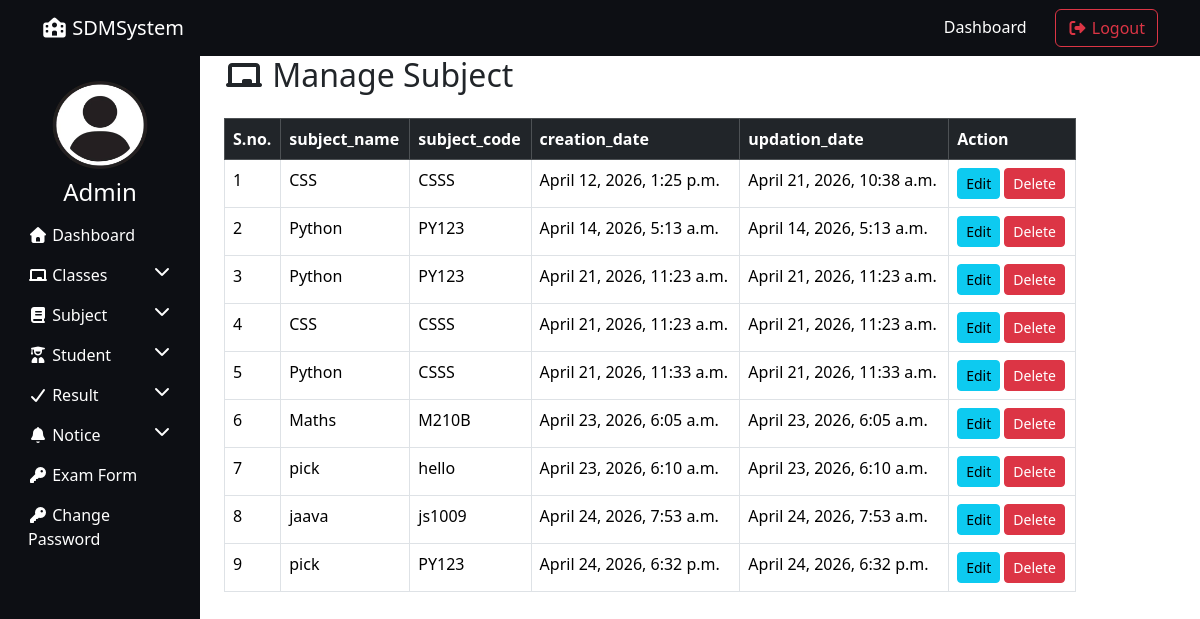
The app's page /manage_subject/ (signed in) with its own data.
### resultapp/models.py (models this page shows, shortened)
class Subject(models.Model):
    subject_name = models.CharField(max_length=100)
    subject_code = models.CharField(max_length=20)
    creation_date = models.DateTimeField(auto_now_add=True)
    updation_date = models.DateTimeField(auto_now=True)

### resultapp/views.py (the view, shortened to what this page needs)
# urls.py: path('manage_subject/',manage_subject,name="manage_subject"),
@login_required
def manage_subject(request):
    subjects = Subject.objects.all()
    return render(request,"manage_subject.html",locals())

### resultapp/templates/manage_subject.html (shortened to what this page needs)
{% extends "admin_base.html" %}
{% load static %}
{%block content%}
   <div class="container">
    <h2 class="mb-4">
        <i class="fas fa-chalkboard"></i> Manage Subject
    </h2>
    <table class="table table-bordered">
        <thead class="table-dark">
            <tr>
                <th>S.no.</th>
                <th>subject_name</th>
                <th>subject_code</th>
                <th>creation_date</th>
                <th>updation_date</th>
                <th>Action</th>
            </tr>
        </thead>
       <tbody>
    {% for i in subjects %}
    <tr>
        <td>{{ forloop.counter }}</td>
        <td>{{ i.subject_name }}</td>
        <td>{{ i.subject_code }}</td>
        <td>{{ i.creation_date }}</td>
        <td>{{ i.updation_date }}</td>
        <td>
            <a href="{% url 'edit_subject' i.id %}" class="btn btn-info btn-sm">Edit</a>
            <a href="?delete={{ i.id }}" class="btn btn-danger btn-sm">Delete</a>
        </td>
    </tr>
    {% endfor %}
</tbody>
    </table>
   </div>
   </div>
    {%endblock %}

### records on screen
Subject: subject_name "CSS", subject_code "CSSS", creation_date "April 12, 2026, 1:25 p.m.", updation_date "April 21, 2026, 10:38 a.m."
Subject: subject_name "Python", subject_code "PY123", creation_date "April 14, 2026, 5:13 a.m.", updation_date "April 14, 2026, 5:13 a.m."
Subject: subject_name "Python", subject_code "PY123", creation_date "April 21, 2026, 11:23 a.m.", updation_date "April 21, 2026, 11:23 a.m."
Subject: subject_name "CSS", subject_code "CSSS", creation_date "April 21, 2026, 11:23 a.m.", updation_date "April 21, 2026, 11:23 a.m."
Subject: subject_name "Python", subject_code "CSSS", creation_date "April 21, 2026, 11:33 a.m.", updation_date "April 21, 2026, 11:33 a.m."
Subject: subject_name "Maths", subject_code "M210B", creation_date "April 23, 2026, 6:05 a.m.", updation_date "April 23, 2026, 6:05 a.m."
Subject: subject_name "pick", subject_code "hello", creation_date "April 23, 2026, 6:10 a.m.", updation_date "April 23, 2026, 6:10 a.m."
Subject: subject_name "jaava", subject_code "js1009", creation_date "April 24, 2026, 7:53 a.m.", updation_date "April 24, 2026, 7:53 a.m."
Subject: subject_name "pick", subject_code "PY123", creation_date "April 24, 2026, 6:32 p.m.", updation_date "April 24, 2026, 6:32 p.m."
